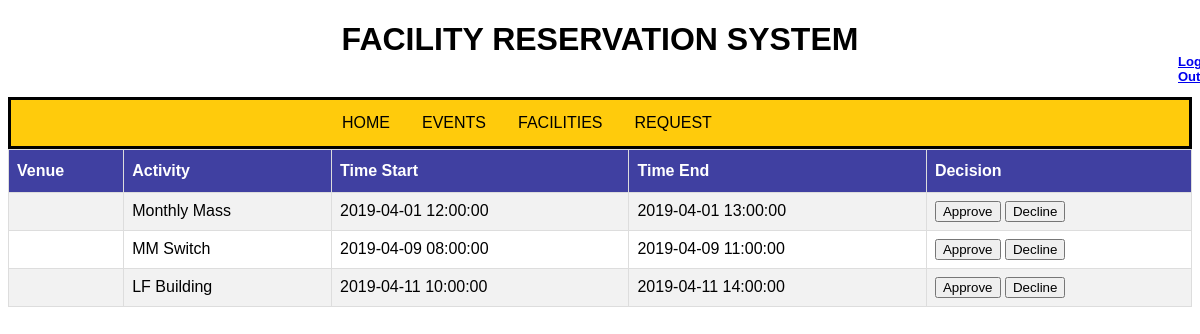
The page /php/list_of_requests_office.php on the database as committed earlier.
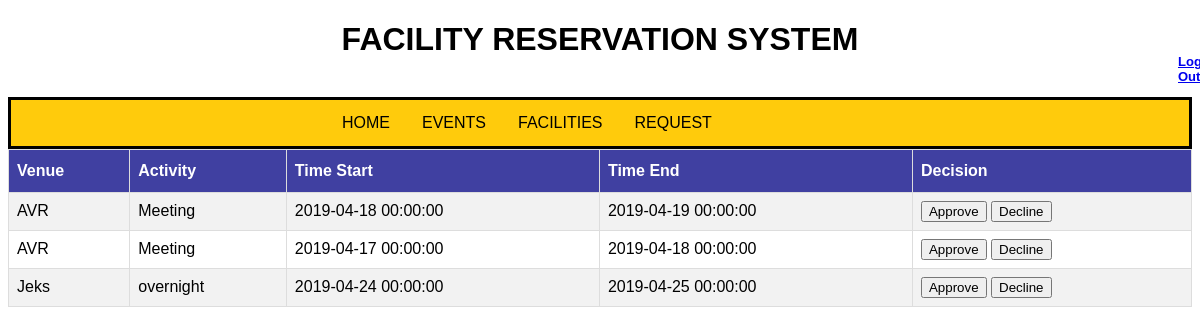
The same page on the database as committed later.
### tables this page shows
CREATE TABLE `reservation` (
  `resID` int(100) NOT NULL,
  `user_ID` int(11) NOT NULL,
  `title` varchar(255) NOT NULL,
  `Venue` varchar(100) NOT NULL,
  `start_event` datetime NOT NULL,
  `end_event` datetime NOT NULL,
  `status` varchar(100) NOT NULL DEFAULT 'Pending'
);

### php/list_of_requests_office.php (the view, shortened to what this page needs)
<?php
	include('DBConnector.php');
?>
<!DOCTYPE html>
<html>
<head>
	<link rel="stylesheet" href="../stylesheet/style.css">
	<h1>FACILITY RESERVATION SYSTEM</h1>
	<h3><a href="logout.php" class="signup">Log Out</a></h3>
</head>
<body>
	<ul class="menu">
	  <li class="home"><a href="../pages/office/home_office.php" class="home">HOME</a></li>
	  <li class="events"><a href="event_page_office.php" class="events">EVENTS</a></li>
	  <li class="faci"><a href="list_facilities_office.php" class="faci">FACILITIES</a></li>
	  <li class="req"><a href="list_of_requests_office.php" class="req">REQUEST</a></li>
	</ul>
	<table id="customers">
		<tr>
			<th>Venue</th>
			<th>Activity</th>
			<th>Time Start</th>
			<th>Time End</th>
			<th>Decision</th>
		</tr>
<?php
	$sql = "SELECT * FROM reservation r LEFT JOIN accounts a ON r.user_ID = a.userID WHERE status = 'Pending'";
	$result = $conn-> query($sql);
	if ($result-> num_rows > 0){
		while ($row = $result-> fetch_assoc()){
			echo "<tr>
					<td>" . $row["Venue"] . "</td>
					<td>" . $row["title"] . "</td>
					<td>" . $row["start_event"] . "</td>
					<td>" . $row["end_event"] . "</td>
					<td>"
						?>
						<form action="approve_or_decline.php" method="POST">
							<input type="submit" name="Approve" value="Approve">
							<input type="submit" name="Decline" value="Decline">
						</form>
						<?php
		}
		echo "</table>";
	}else{
		echo "No reservation";
	}
?>
</body>
</html>

Rows that differ between the two databases and show on the page:
removed reservation: title "Monthly Mass", start_event "2019-04-01 12:00:00", end_event "2019-04-01 13:00:00"
removed reservation: title "MM Switch", start_event "2019-04-09 08:00:00", end_event "2019-04-09 11:00:00"
removed reservation: title "LF Building", start_event "2019-04-11 10:00:00", end_event "2019-04-11 14:00:00"
added reservation: Venue "AVR", title "Meeting", start_event "2019-04-18 00:00:00", end_event "2019-04-19 00:00:00"
added reservation: Venue "AVR", title "Meeting", start_event "2019-04-17 00:00:00", end_event "2019-04-18 00:00:00"
added reservation: Venue "Jeks", title "overnight", start_event "2019-04-24 00:00:00", end_event "2019-04-25 00:00:00"
